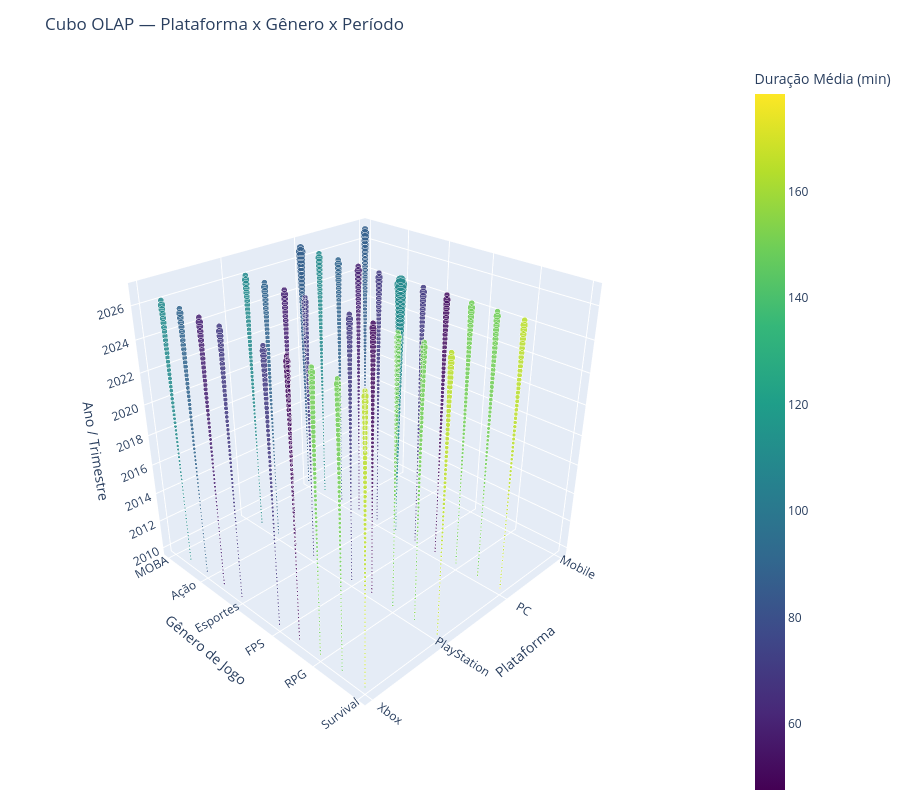

The notebook cell saved with this chart:
### Code cell
cubo_olap['trimestre'] = (
    (cubo_olap['mes'] - 1) // 3 + 1
)

cubo_3d = cubo_olap.groupby(
    ['plataforma', 'genero_jogo', 'ano', 'trimestre'],
    as_index=False
).agg(
    total_sessoes=('total_sessoes', 'sum'),
    tempo_total=('tempo_total', 'sum')
)

cubo_3d['tempo_medio'] = (
    cubo_3d['tempo_total'] /
    cubo_3d['total_sessoes']
).round(2)

cubo_3d['horas_jogadas'] = (
    cubo_3d['tempo_total'] / 60
).round(2)

cubo_3d['periodo'] = (
    cubo_3d['ano'] +
    (cubo_3d['trimestre'] - 1) / 4
)

fig = px.scatter_3d(
    cubo_3d,
    x='plataforma',
    y='genero_jogo',
    z='periodo',
    size='total_sessoes',
    color='tempo_medio',
    hover_data={
        'ano': True,
        'trimestre': True,
        'total_sessoes': ':,',
        'horas_jogadas': ':,.2f',
        'tempo_medio': ':.2f',
        'periodo': False
    },
    title='Cubo OLAP — Plataforma x Gênero x Período',
    labels={
        'plataforma': 'Plataforma',
        'genero_jogo': 'Gênero de Jogo',
        'periodo': 'Ano / Trimestre',
        'tempo_medio': 'Duração Média (min)',
        'total_sessoes': 'Sessões',
        'horas_jogadas': 'Horas Jogadas'
    },
    color_continuous_scale='Viridis',
    opacity=0.85,
    size_max=22
)

fig.update_traces(
    marker=dict(sizemin=4)
)

fig.update_layout(
    height=800,
    scene=dict(
        xaxis_title='Plataforma',
        yaxis_title='Gênero de Jogo',
        zaxis_title='Ano / Trimestre',
        aspectmode='cube',
        camera=dict(
            eye=dict(x=1.8, y=1.8, z=1.4)
        )
    ),
    margin=dict(l=0, r=0, b=0, t=60)
)

fig.show()

### Figure 1 — Plotly figure (JSON) as saved in the notebook; plotly's stock layout.template omitted (floating-point values rounded to 4 significant figures; data arrays with more than 128 entries replaced by an {"elided": "..."} marker saying what was removed)
{"data": [{"customdata": {"elided": "2040x5 float values"}, "hovertemplate": "Plataforma=%{x}<br>Gênero de Jogo=%{y}<br>Sessões=%{customdata[2]:,}<br>ano=%{customdata[0]}<br>trimestre=%{customdata[1]}<br>Horas Jogadas=%{customdata[3]:,.2f}<br>Duração Média (min)=%{marker.color:.2f}<extra></extra>", "legendgroup": "", "marker": {"color": {"elided": "2040 float values"}, "coloraxis": "coloraxis", "opacity": 0.85, "size": {"elided": "2040 int values"}, "sizemin": 4, "sizemode": "area", "sizeref": 869.8, "symbol": "circle"}, "mode": "markers", "name": "", "scene": "scene", "showlegend": false, "type": "scatter3d", "x": {"elided": "2040 str values"}, "y": {"elided": "2040 str values"}, "z": {"elided": "2040 float values"}}], "layout": {"coloraxis": {"autocolorscale": false, "colorbar": {"title": {"text": "Duração Média (min)"}}, "colorscale": [[0, "#440154"], [0.1111, "#482878"], [0.2222, "#3e4989"], [0.3333, "#31688e"], [0.4444, "#26828e"], [0.5556, "#1f9e89"], [0.6667, "#35b779"], [0.7778, "#6ece58"], [0.8889, "#b5de2b"], [1, "#fde725"]]}, "height": 800, "legend": {"itemsizing": "constant", "tracegroupgap": 0}, "margin": {"b": 0, "l": 0, "r": 0, "t": 60}, "scene": {"aspectmode": "cube", "camera": {"eye": {"x": 1.8, "y": 1.8, "z": 1.4}}, "domain": {"x": [0, 1], "y": [0, 1]}, "xaxis": {"title": {"text": "Plataforma"}}, "yaxis": {"title": {"text": "Gênero de Jogo"}}, "zaxis": {"title": {"text": "Ano / Trimestre"}}}, "title": {"text": "Cubo OLAP — Plataforma x Gênero x Período"}}}
